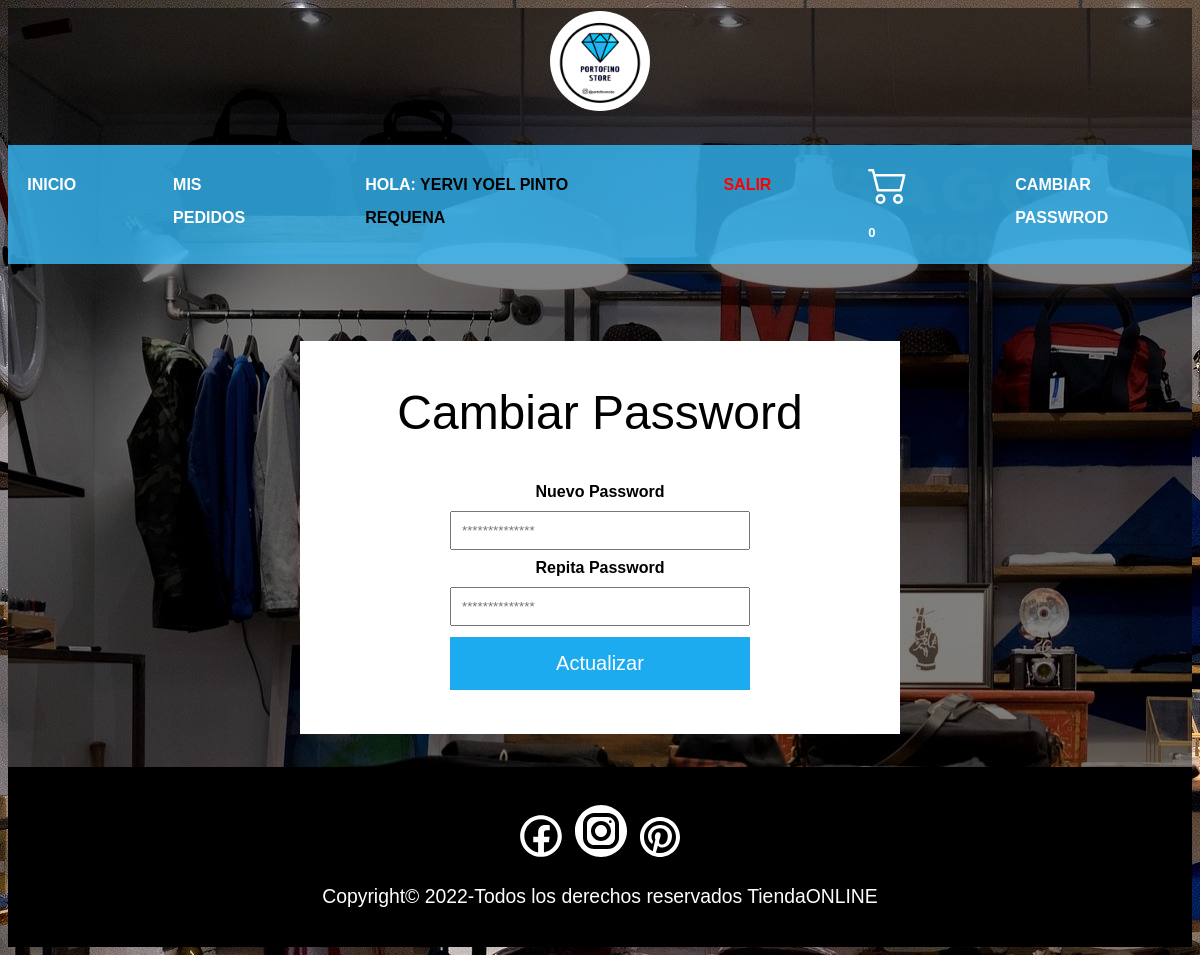
Page /views/admin/cambiar_password.php (signed in) on the committed database.
### tables this page shows
CREATE TABLE `datos_personales` (
  `id_registro` int(11) NOT NULL,
  `cedula` varchar(8) NOT NULL,
  `apellido` varchar(255) NOT NULL,
  `nombre` varchar(255) NOT NULL,
  `correo` varchar(255) NOT NULL,
  `telefono` varchar(20) NOT NULL,
  `direccion` text NOT NULL,
  `fecha_registro` date NOT NULL
);

CREATE TABLE `usuario` (
  `id_usuario` int(11) NOT NULL,
  `id_registro` int(11) NOT NULL,
  `email` varchar(255) NOT NULL,
  `password` varchar(200) NOT NULL,
  `tipo` int(11) NOT NULL,
  `estatus` int(11) NOT NULL,
  `fecha_registro` date NOT NULL
);

### bd/conexion.php (called while the page is built)
<?php
class conexion {
 public static function con()
	{
		$server = "localhost";
        $user = "root";
        $pass = "";
        $bd = "tienda";
        $con = mysqli_connect($server, $user, $pass,$bd)
        or die("Ha sucedido un error inexperado en la conexion de la base de datos");
        return $con;
	}
}
?>

### models/id/id_usuario.php (called while the page is built)
<?php
   include("../../bd/conexion.php");
   $usuario = $_SESSION["usuario"];
   $sql = ("SELECT * FROM datos_personales WHERE correo = '$usuario'");
   $res=mysqli_query(conexion::con(), $sql);
    foreach ($res as $key) {
        $id = $key['id_registro'];
        $nombre_user = $key['nombre'];
        $apellido_user = $key['apellido'];
    }
  $sql1 = ("SELECT * FROM usuario WHERE email = '$usuario'");
  $res1=mysqli_query(conexion::con(), $sql1);
  foreach ($res1 as $key1) {
        $kind=$key1['tipo'];
    }
?>

### views/admin/cambiar_password.php (the view, shortened to what this page needs)
<?php require_once("nabvar.php"); ?>
<div class="contenedor">
    <center>
        <div class="card">
          <center><br><br><br><br>
              <font color="#000000" size="15">Cambiar Password</font>
                <br><br><br><br>
                <form method="POST" action="../../controllers/update/cambio_password_admin.php" autocomplete="off">
                    <p><font size="3"><b>Nuevo Password</b></font></p>
                    <input type="password" name="nuevo_password" class="form-control" placeholder="**************" required="" /><br>
                    <p><font size="3"><b>Repita Password</b></font></p>
                    <input type="password" name="repita_password" class="form-control" placeholder="**************" required="" />
                    <br><br>
                    <input type="submit" class="button" value="Actualizar">
                </form>
                <br><br><br><br>
          </center>
    </div>
    </center>
</div>
<br><br><br>
<?php require_once("footer.php"); ?>

### views/admin/nabvar.php (shortened to what this page needs)
<?php include("../../models/id/id_usuario.php"); ?>
<!DOCTYPE html>
<html lang="en">
<head>
    <link rel="stylesheet" href="CSS/style.css">
</head>
<body background="IMG/tienda.jpg">
    <div class="img-fondo">
        <div class="velo-negro">
            <header class="header">
                <a href="home.php">
                    <img src="IMG/logo.png" alt="logo" class="logo-img">
                </a>
            </header>
            <nav>
                <?php if ($kind=='2') {?>
                <a href="home.php"><font size="3">Inicio</font></a>
                <?php } ?>
                <?php if ($kind=='2') {?>
                <a href="mis_pedidos.php"><font size="3">MIS PEDIDOS</font></a>
                <?php } ?>
                <a><font size="3">Hola: <font color="#000000"><?php echo $nombre_user ?>  <?php echo $apellido_user ?></font></font></a>
                <a href="../../controllers/cerrar/salir.php"><font color="red" size="3">Salir</font></a>
                <?php if ($kind=='2') {?>
                <a href="carrito.php">
                <?php
                    $sql_carrito = ("SELECT * FROM pedidos WHERE id_registro='$id' AND status='0'");
                    $result_carrito=mysqli_query(conexion::con(), $sql_carrito);
                    $carrito_total=$result_carrito->num_rows;
                ?>
                <font size="2"><?php echo $carrito_total; ?></font>
                </a>
                <?php } ?>
                <a href="cambiar_password.php"><font size="3">Cambiar Passwrod</font></a>
          </nav>

### views/admin/CSS/style.css (style rules this page uses)
html { box-sizing: border-box; font-size: 60.5%; }
*,*::before,*::after { box-sizing: inherit; }
.img-fondo { background-image: url(IMG/tienda.jpg); }
img { width: 100%; }
.velo-negro { background-color:rgba(0, 0, 0, 0.5); }
.contenedor { max-width: 120rem; margin: 0 auto; }
.header { display: flex; justify-content: center; }
.logo-img { max-width: 100px; margin: 3px; border-radius: 1000px; }
nav { margin: 3rem 0 8rem 0; background-color: rgba(55, 192, 255, 0.768); padding: 2rem; display: flex; justify-content: center; gap: 10rem; }
a { text-decoration: none; }
nav a { font-family: Arial, Helvetica, sans-serif; font-weight: 800; font-size: 3rem; color: white; text-transform: uppercase; }

### views/admin/cambiar_password.php (style rules this page uses)
.button { background-color: #1DABF0; border: none; color: white; padding: 15px 32px; text-align: center; text-decoration: none; display: inline-block; font-size: 20px; }
input { width: 300px; padding: 10px; }
.card { background: #FFFFFF; flex-direction:column; justify-content:space-between; width:600px; border: 0px solid lightgray; font-family: sans-serif; }

### rows in the picture
datos_personales: nombre "YERVI YOEL", apellido "PINTO REQUENA"
usuario: estatus "0"
